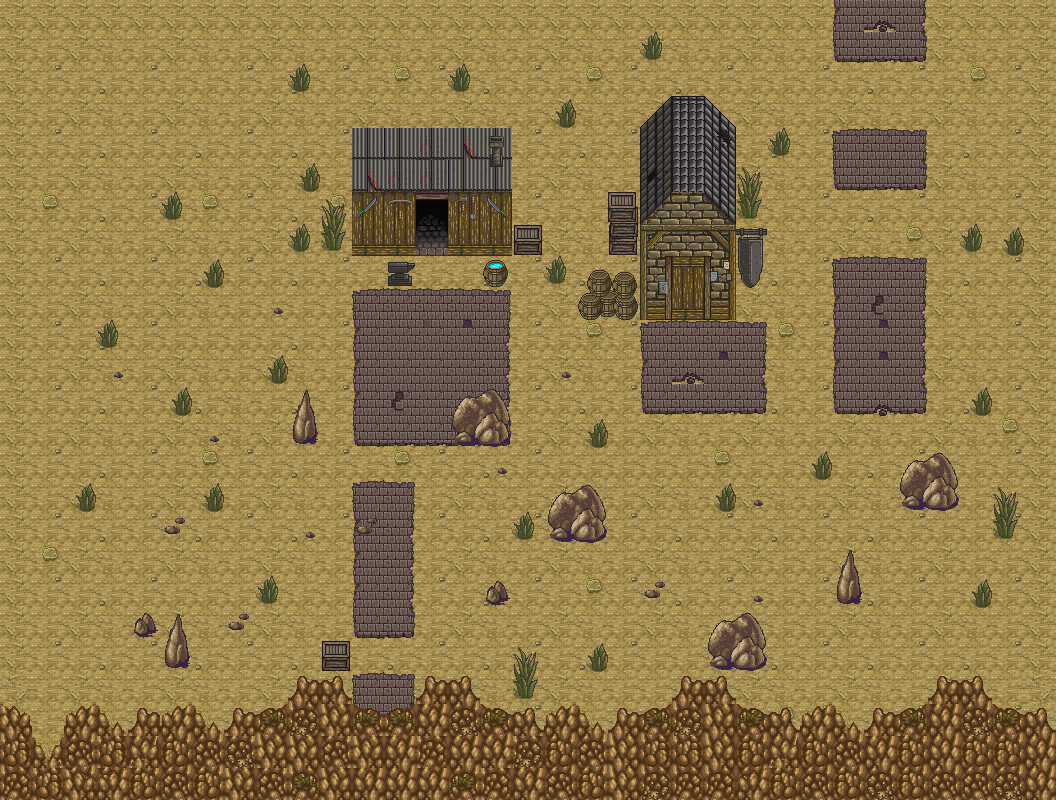

A level layout from a 2D game, rendered from its tile map. Below: a short description, then the map file with tile-grid data replaced by summaries:
An orthogonal 33x25 tile map with 32x32 px tiles, 5 tile layers (Kachelebene 1, Kachelebene 3, Collision, Kachelebene 4, ...), 7 tilesets and 6 objects (sprode4, spcade4, spde3, excade4, exde3, ...).

<map version="1.0" orientation="orthogonal" renderorder="right-down" width="33" height="25" tilewidth="32" tileheight="32" nextobjectid="17">
 <tileset firstgid="1" name="225835_hyptosis_tile-art-batch-1" tilewidth="32" tileheight="32" tilecount="900" columns="30">
  <image source="../Downloads/hyptosis tiles/225835_hyptosis_tile-art-batch-1.png" width="960" height="960" />
 </tileset>
 <tileset firstgid="901" name="225836_hyptosis_til-art-batch-2" tilewidth="32" tileheight="32" tilecount="900" columns="30">
  <image source="../Downloads/hyptosis tiles/225836_hyptosis_til-art-batch-2.png" width="960" height="960" />
 </tileset>
 <tileset firstgid="1801" name="225837_hyptosis_tile-art-batch-3" tilewidth="32" tileheight="32" tilecount="900" columns="30">
  <image source="../Downloads/hyptosis tiles/225837_hyptosis_tile-art-batch-3.png" width="960" height="960" />
 </tileset>
 <tileset firstgid="2701" name="225838_hyptosis_tile-art-batch-4" tilewidth="32" tileheight="32" tilecount="900" columns="30">
  <image source="../Downloads/hyptosis tiles/225838_hyptosis_tile-art-batch-4.png" width="960" height="960" />
 </tileset>
 <tileset firstgid="3601" name="town" tilewidth="32" tileheight="32" tilecount="256" columns="16">
  <image source="../Downloads/hyptosis tiles/town.png" width="512" height="512" />
 </tileset>
 <tileset firstgid="3857" name="trees_plants_rocks" tilewidth="32" tileheight="32" tilecount="256" columns="16">
  <image source="../Downloads/hyptosis tiles/trees_plants_rocks.png" width="512" height="512" />
 </tileset>
 <tileset firstgid="4113" name="225839_hyptosis_tile-art-batch-5" tilewidth="32" tileheight="32" tilecount="722" columns="19">
  <image source="../Downloads/hyptosis tiles/225839_hyptosis_tile-art-batch-5.png" width="636" height="1219" />
 </tileset>
 <layer name="Kachelebene 1" width="33" height="25">
  <data>[825 cells, 825 non-empty, 6 distinct tile ids]</data>
 </layer>
 <layer name="Kachelebene 3" width="33" height="25">
  <data>[825 cells, 90 non-empty, 20 distinct tile ids]</data>
 </layer>
 <layer name="Collision" width="33" height="25">
  <data>[825 cells, 257 non-empty, 53 distinct tile ids]</data>
 </layer>
 <layer name="Kachelebene 4" width="33" height="25">
  <data>[825 cells, 66 non-empty, 24 distinct tile ids]</data>
 </layer>
 <layer name="Kachelebene 5" width="33" height="25">
  <data>[825 cells, 3 non-empty, 2 distinct tile ids]</data>
 </layer>
 <objectgroup name="Spawnpoints">
  <object id="12" name="sprode4" x="416" y="256" width="32" height="32" />
  <object id="14" name="spcade4" x="368" y="672" width="32" height="32" />
  <object id="15" name="spde3" x="864" y="8" width="32" height="24" />
 </objectgroup>
 <objectgroup name="Exitpoints">
  <object id="1" name="excade4" x="352" y="720" width="64" height="40" />
  <object id="3" name="exde3" x="832" y="-24" width="96" height="24" />
  <object id="11" name="exrode4" x="416" y="208" width="32" height="24" />
 </objectgroup>
</map>
